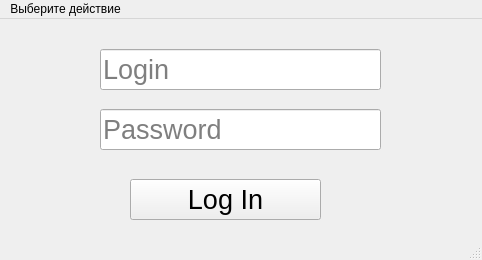
<?xml version="1.0" encoding="UTF-8"?>
<ui version="4.0">
 <class>MainWindow</class>
 <widget class="QMainWindow" name="MainWindow">
  <property name="geometry">
   <rect>
    <x>0</x>
    <y>0</y>
    <width>482</width>
    <height>260</height>
   </rect>
  </property>
  <property name="windowTitle">
   <string>Authorisation</string>
  </property>
  <property name="windowIcon">
   <iconset theme="safe.png"/>
  </property>
  <property name="toolButtonStyle">
   <enum>Qt::ToolButtonIconOnly</enum>
  </property>
  <widget class="QWidget" name="centralwidget">
   <widget class="QPushButton" name="LogInBtn">
    <property name="geometry">
     <rect>
      <x>130</x>
      <y>160</y>
      <width>191</width>
      <height>41</height>
     </rect>
    </property>
    <property name="font">
     <font>
      <pointsize>20</pointsize>
     </font>
    </property>
    <property name="text">
     <string>Log In</string>
    </property>
   </widget>
   <widget class="QLineEdit" name="LoginFld">
    <property name="geometry">
     <rect>
      <x>100</x>
      <y>30</y>
      <width>281</width>
      <height>41</height>
     </rect>
    </property>
    <property name="font">
     <font>
      <pointsize>20</pointsize>
     </font>
    </property>
    <property name="text">
     <string/>
    </property>
    <property name="placeholderText">
     <string>Login</string>
    </property>
   </widget>
   <widget class="QLineEdit" name="passwFld">
    <property name="geometry">
     <rect>
      <x>100</x>
      <y>90</y>
      <width>281</width>
      <height>41</height>
     </rect>
    </property>
    <property name="font">
     <font>
      <pointsize>20</pointsize>
     </font>
    </property>
    <property name="placeholderText">
     <string>Password</string>
    </property>
   </widget>
   <widget class="QLabel" name="ErrorText">
    <property name="geometry">
     <rect>
      <x>0</x>
      <y>3</y>
      <width>481</width>
      <height>21</height>
     </rect>
    </property>
    <property name="text">
     <string/>
    </property>
   </widget>
  </widget>
  <widget class="QMenuBar" name="menubar">
   <property name="geometry">
    <rect>
     <x>0</x>
     <y>0</y>
     <width>482</width>
     <height>21</height>
    </rect>
   </property>
   <widget class="QMenu" name="menu">
    <property name="title">
     <string>Выберите действие</string>
    </property>
    <addaction name="NewAccount"/>
   </widget>
   <addaction name="menu"/>
  </widget>
  <widget class="QStatusBar" name="statusbar"/>
  <action name="Authorisation">
   <property name="text">
    <string>Авторизация</string>
   </property>
  </action>
  <action name="NewAccount">
   <property name="text">
    <string>Новый Аккаунт</string>
   </property>
  </action>
 </widget>
 <resources/>
 <connections/>
</ui>
